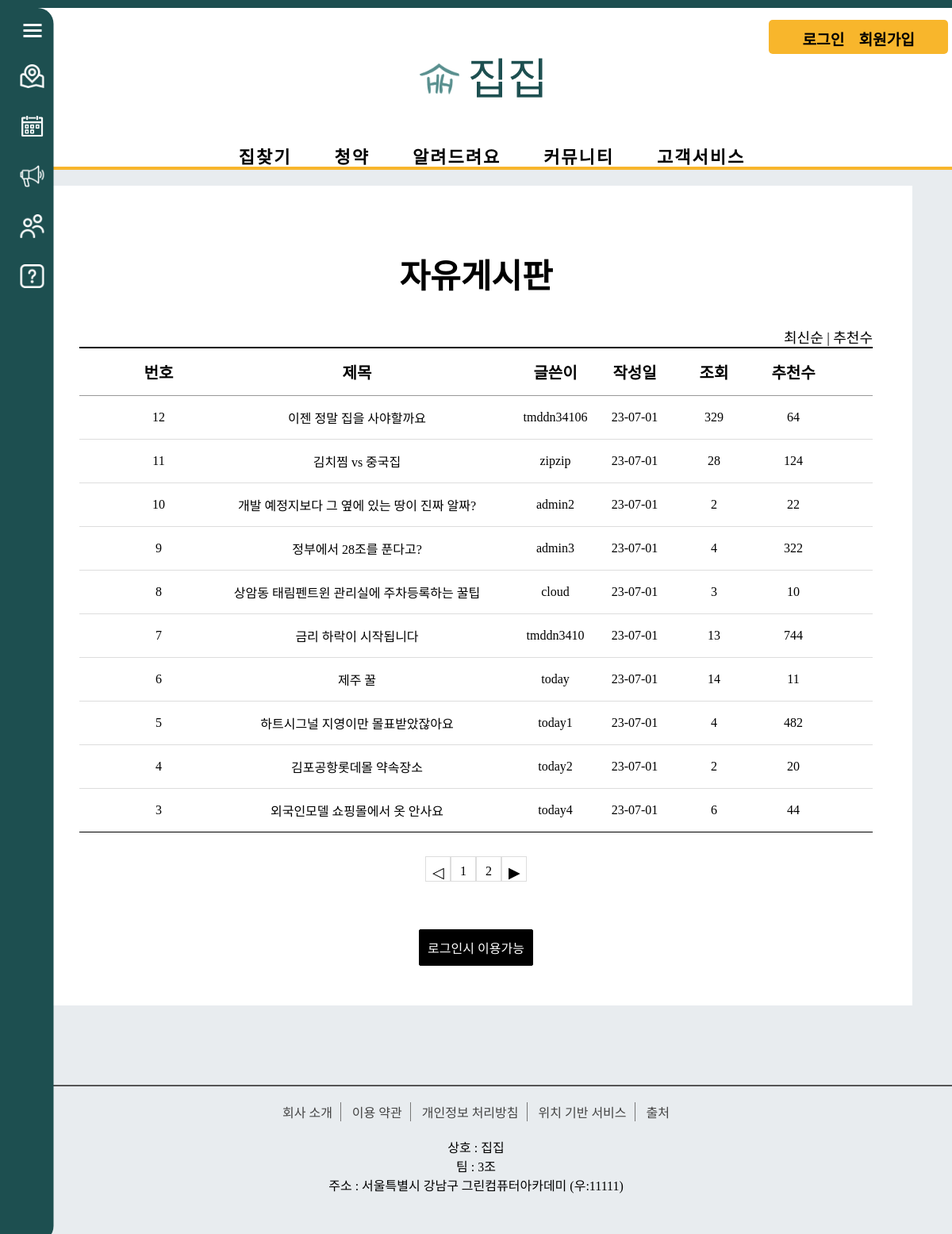
Screenshot of /community/board_free/ with the database file from the repository.
### community/models.py (models this page shows, shortened)
class Free_Board(models.Model):
    b_title = models.CharField(max_length=100)
    b_content = models.TextField()
    user = models.ForeignKey(User, on_delete=models.CASCADE)
    b_regdate = models.DateTimeField()
    b_modifydate = models.DateTimeField(null=True, blank=True)
    b_hit = models.IntegerField(default=0)
    b_recommend = models.IntegerField(default=0)

### community/views.py (the view)
# urls.py: path('board_free/', views.board_free, name='free'),  # 자유게시판
def board_free(request):
    question_list = Free_Board.objects.order_by('-b_regdate')
    page = request.GET.get('page', '1')
    paginator = Paginator(question_list, 10)
    text = paginator.get_page(page)
    context = {'question_list': text}
    return render(request, 'community/board_free/board_free.html', context) # 자유게시판

### templates/community/board_free/board_free.html (shortened to what this page needs)
<!DOCTYPE html>
{% load static %}
<html lang="en">
<head>
    <link rel="stylesheet" href="{% static 'css/board/css.css' %}">
</head>
<body>
{% include 'poll/sidebar.html' %}
{% include 'poll/header.html' %}
<div class="board_wrap">
    <div class="board_title">
        <strong>자유게시판</strong>
        <div class="board_title_takes">
            <a href="{% url 'community:free' %}">최신순</a> |
            <a href="{% url 'community:free_recommend' %}">추천수</a>
        </div>
    </div>
    <div class="board_list_wrap">
        <div class="board_list">
            <div class="top">
                <div class="num">번호</div>
                <div class="title">제목</div>
                <div class="writer">글쓴이</div>
                <div class="date">작성일</div>
                <div class="count">조회</div>
                <div class="recommend">추천수</div>
            </div>
            {% for question in question_list %}
            <div>
                <div class="num">{{ question.id }}</div>
                <div class="title">
                    <a href="{% url 'community:detail' question.id %}">{{ question.b_title }}
                    </a>
                </div>
                <div class="writer">{{ question.user }}</div>
                <div class="date">{{ question.b_regdate|date:"y-m-d"}}</div>
                <div class="count">{{ question.b_hit }}</div>
                <div class="recommend">{{ question.b_recommend }}</div>
            </div>
            {% endfor %}
        </div>
        <ul class="board_page">
            {% if question_list.has_previous %}
            <li class="bt first">
                <a class="bt prev" href="?page={{ question_list.previous_page_number }}">◀</a>
            </li>
            {% else %}
            <li class="page-item disabled">
                <a class="bt prev">◁</a>
            </li>
            {% endif %}
            {% for page_number in question_list.paginator.page_range %}
            {% if question_list.number == page_number %}
            <li class="page-item active">
                <a class="num">{{ page_number }}</a>
            </li>
            {% else %}
            <li class="page-item">
                <a class="num" href="?page={{ page_number }}">{{ page_number }}</a>
            </li>
            {% endif %}
            {% endfor %}
            {% if question_list.has_next %}
            <li class="page-item">
                <a class="bt last" href="?page={{ question_list.next_page_number }}">▶</a>
            </li>
            {% else %}
            <li class="page-item disabled">
                <a class="bt last">▷</a>
            </li>
            {% endif %}
        </ul>
       <div class="bt_wrap">
        {% if user.is_authenticated %}
        <a href="{% url 'community:write' %}" class="on">등록</a>
        {% else %}
        <a href="{% url 'common:signin' %}" class="on">로그인시 이용가능</a>
        {% endif %}
        </div>
    </div>
</div>
{% include 'poll/footer.html' %}
</body>
</html>

### static/css/poll/style.css (style rules this page uses)
* { margin: 0; padding: 0; }
body { background: #e8ecef; font-family: 'GangwonEdu_OTFBoldA'; border-top: 10px solid #1d4f50 }
ul li { list-style: none; }
a { text-decoration: none; }
ul > li { list-style: none; }

### static/css/board/board_css.css (style rules this page uses)
* { margin: 0;padding: 0; }
ul, li { list-style: none; }
a { text-decoration: none;color: initial; }
.board_wrap { width: 1000px; margin: 20px auto; margin-bottom: 100px; padding:80px 50px 50px 50px; text-align: center; font-family: GangwonEdu_OTFBoldA; background-color: #fff; }
.board_title strong { font-size: 42px; }
.board_title_takes { text-align: right; font-size: 18px; padding-top: 36px; }
.board_list { width: 100%; border-top: 2px solid #000 ; }
.board_list > div { border-bottom:1px solid #ddd; font-size: 0; }
.board_list > div.top { border-bottom: 1px solid #999 ; }
.board_list > div:last-child { border-bottom: 1px solid #000 ; }
.board_list > div > div { display: inline-block; font-size: 16px; text-align: center; vertical-align: middle; padding: 15px 0; }
.board_list > div.top > div { font-weight: 600; font-size: 20px; }
.board_list .num { width: 10%; font-size: 16px; }
.board_list .title { width: 40%; text-align: left; font-size: 16px; }
.board_list .title { text-align: center; }
.board_list .writer { width: 10%; font-size: 16px; }
.board_list .date { width: 10%; font-size: 16px; }
.board_list .count { width: 10%; font-size: 16px; }
.board_list .recommend { width: 10%; font-size: 16px; }
.board_page { margin-top: 30px; flex: 1; display: flex; justify-content: center; font-size: 0; }
.board_page a { display: inline-block; border: 1px solid #ddd; width: 32px; height: 32px; box-sizing: border-box; border-left: 0; vertical-align: middle; line-height: 100%; }
.board_page a.bt { padding-top: 10px; font-size: 1.2rem; letter-spacing: -1px; }
.board_page a.num { padding-top: 10px; font-size: 16px; }
.board_page a:first-child { border-left: 1px solid #ddd; }
.bt_wrap { margin-top: 60px; text-align: center; }
.bt_wrap button, .bt_wrap a { display: inline-block; min-width: 80px; padding: 10px; border: 1px solid #000; border-radius: 2px; font-size: 16px; }
.bt_wrap a:first-child { margin-left: 0; }
.bt_wrap button, .bt_wrap a.on { background-color: #000; color: #fff; }

### rows the page displays
Free_Board: id "12", b_title "이젠 정말 집을 사야할까요", user "tmddn34106", b_regdate "23-07-01", b_hit "329", b_recommend "64"
Free_Board: id "11", b_title "김치찜 vs 중국집", user "zipzip", b_regdate "23-07-01", b_hit "28", b_recommend "124"
Free_Board: id "10", b_title "개발 예정지보다 그 옆에 있는 땅이 진짜 알짜?", user "admin2", b_regdate "23-07-01", b_hit "2", b_recommend "22"
Free_Board: id "9", b_title "정부에서 28조를 푼다고?", user "admin3", b_regdate "23-07-01", b_hit "4", b_recommend "322"
Free_Board: id "8", b_title "상암동 태림펜트윈 관리실에 주차등록하는 꿀팁", user "cloud", b_regdate "23-07-01", b_hit "3", b_recommend "10"
Free_Board: id "7", b_title "금리 하락이 시작됩니다", user "tmddn3410", b_regdate "23-07-01", b_hit "13", b_recommend "744"
Free_Board: id "6", b_title "제주 꿀", user "today", b_regdate "23-07-01", b_hit "14", b_recommend "11"
Free_Board: id "5", b_title "하트시그널 지영이만 몰표받았잖아요", user "today1", b_regdate "23-07-01", b_hit "4", b_recommend "482"
Free_Board: id "4", b_title "김포공항롯데몰 약속장소", user "today2", b_regdate "23-07-01", b_hit "2", b_recommend "20"
Free_Board: id "3", b_title "외국인모델 쇼핑몰에서 옷 안사요", user "today4", b_regdate "23-07-01", b_hit "6", b_recommend "44"

### other values shown
{{ page_number }} "1"
{{ page_number }} "2"
